Frame 1 (no input): blank canvas, image omitted
Frame 60 (the mouse pressed at the canvas centre just before this capture): blank canvas, image omitted
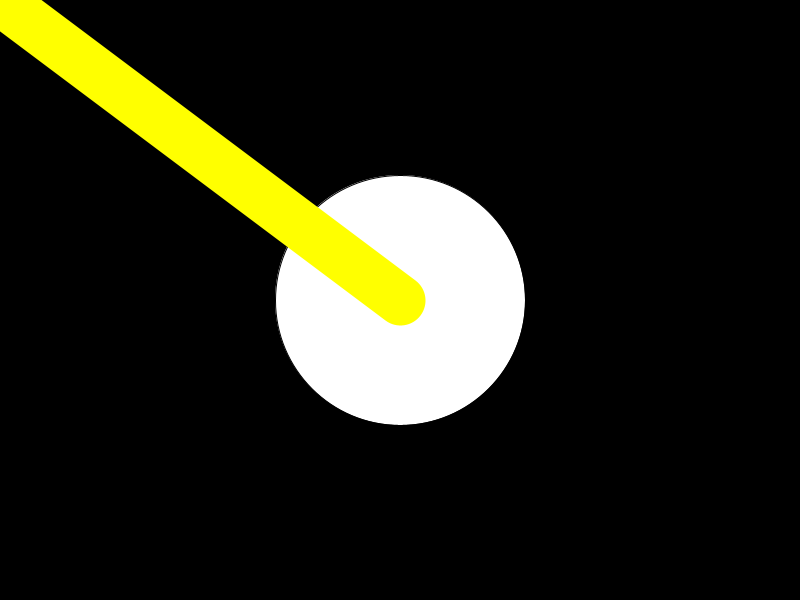
Frame 120 (the mouse held since frame 60 and released just before this capture)

The Processing sketch whose frames 1 and 60 were blank and that drew this single picture after the mouse press (run headless with seeded random() and noise(); from frame 60 on, the mouse is pressed at the canvas centre):

// Processing sketch: A_johnfsimondrawslikethis
// ── A_johnfsimondrawslikethis.pde
// check this out:
// http://numeral.com/agents/gateFiles/


void setup()
{
    size(800, 600);
    background(0);
}


void draw()
{
  if(mousePressed)
  {
    float d = sqrt((pmouseX-mouseX)*(pmouseX-mouseX) + (pmouseY-mouseY)*(pmouseY-mouseY));
    d = d*0.5;
    
    fill(255);
    stroke(0);
    strokeWeight(1);
    ellipse(mouseX, mouseY, d, d);
    
    stroke(255, 255, 0);
    strokeWeight(d/5);
    line(pmouseX, pmouseY, mouseX, mouseY);
  }
}

void keyPressed()
{
   background(0); 
}
